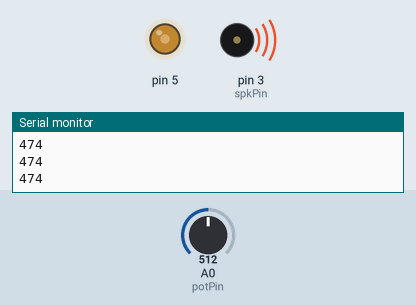
Simulated run of this sketch. Board: Arduino Uno, built with avr-gcc and run on an emulated ATmega328P. On the bench: output pins drawn as LEDs (lit = HIGH), buzzer (waves = sounding), the last lines printed to the serial monitor. The inputs (shaded band) are chosen by the test bench; at power-on: A0 (potPin) = 512.

Above: at 1.2 s.
1.3 s: A0 (potPin) set to 716
At 2.2 s:
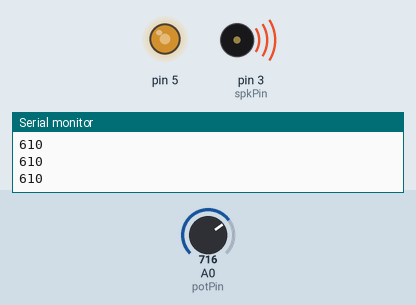
2.8 s: A0 (potPin) set to 1023
At 3.6 s:
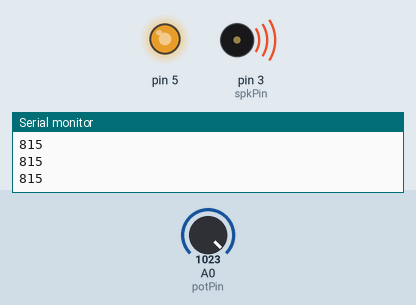
4.3 s: A0 (potPin) set to 122
At 5.0 s:
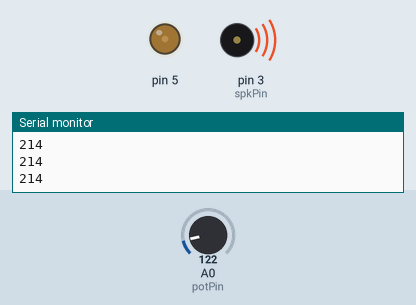
5.8 s: A0 (potPin) set to 511
At 6.8 s:
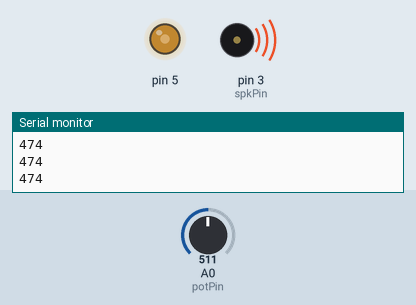
Timing chart, 0 to 8.3 s (numbered marks = the images above; inputs shaded):
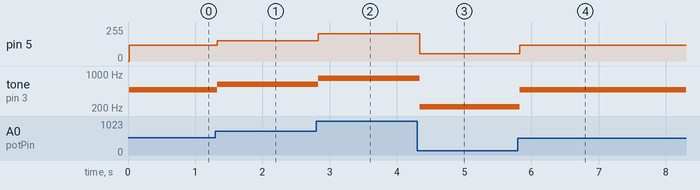

Measured:
- after the input at 1.3 s, pin 5: 118/255 → 152/255 at once; tone on pin 3 (spkPin): 474 Hz → 610 Hz at once
- after the input at 2.8 s, pin 5: 152/255 → 203/255 at once; tone on pin 3 (spkPin): 610 Hz → 815 Hz at once
- after the input at 4.3 s, pin 5: 203/255 → 53/255 at once; tone on pin 3 (spkPin): 815 Hz → 214 Hz at once
- after the input at 5.8 s, pin 5: 53/255 → 118/255 at once; tone on pin 3 (spkPin): 214 Hz → 474 Hz at once

The sketch:

Sound.ino
```cpp
/*
Read and use a potentiometer
*/

int potPin = A0; // potentiometer wiper pin
int val; // value of the potPin

int spkPin = 3;

void setup() {
    pinMode(potPin, INPUT);
    Serial.begin(9600);
    pinMode(spkPin, OUTPUT);
    pinMode(5, OUTPUT);
}

void loop() {
   val = analogRead(potPin);
   //val = constrain(val, 100, 900); // constrain val from 100 to 900
   val = map(val, 100, 1000, 200, 800);

   Serial.println(val);
   delay(20);

   tone(spkPin, val);

   analogWrite(5, val/4);
}
```
